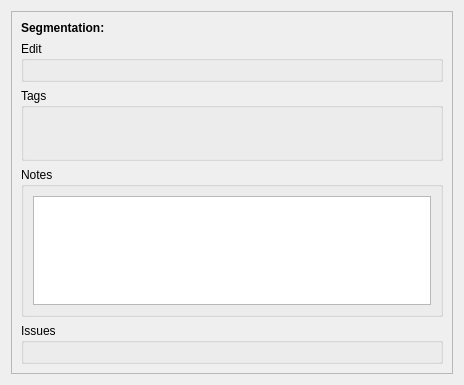
<?xml version="1.0" encoding="UTF-8"?>
<ui version="4.0">
 <class>SegmentationProperties</class>
 <widget class="QWidget" name="SegmentationProperties">
  <property name="geometry">
   <rect>
    <x>0</x>
    <y>0</y>
    <width>464</width>
    <height>385</height>
   </rect>
  </property>
  <property name="windowTitle">
   <string>Segmentation Information</string>
  </property>
  <property name="windowIcon">
   <iconset resource="../../rsc/espina.qrc">
    <normaloff>:/espina/espina.svg</normaloff>:/espina/espina.svg</iconset>
  </property>
  <layout class="QVBoxLayout" name="verticalLayout">
   <item>
    <widget class="QScrollArea" name="scrollArea">
     <property name="widgetResizable">
      <bool>true</bool>
     </property>
     <widget class="QWidget" name="scrollAreaWidgetContents">
      <property name="geometry">
       <rect>
        <x>0</x>
        <y>0</y>
        <width>444</width>
        <height>365</height>
       </rect>
      </property>
      <layout class="QVBoxLayout" name="verticalLayout_2">
       <item>
        <layout class="QHBoxLayout" name="horizontalLayout">
         <item>
          <widget class="QLabel" name="label">
           <property name="sizePolicy">
            <sizepolicy hsizetype="Maximum" vsizetype="Preferred">
             <horstretch>0</horstretch>
             <verstretch>0</verstretch>
            </sizepolicy>
           </property>
           <property name="font">
            <font>
             <weight>75</weight>
             <bold>true</bold>
            </font>
           </property>
           <property name="text">
            <string>Segmentation:</string>
           </property>
          </widget>
         </item>
         <item>
          <widget class="QLabel" name="segmentation">
           <property name="text">
            <string/>
           </property>
          </widget>
         </item>
        </layout>
       </item>
       <item>
        <widget class="QGroupBox" name="refineGroup">
         <property name="title">
          <string>Edit</string>
         </property>
         <layout class="QVBoxLayout" name="verticalLayout_3"/>
        </widget>
       </item>
       <item>
        <widget class="QGroupBox" name="tagsGroup">
         <property name="title">
          <string>Tags</string>
         </property>
         <layout class="QHBoxLayout" name="horizontalLayout_2">
          <item>
           <widget class="QPushButton" name="manageTags">
            <property name="sizePolicy">
             <sizepolicy hsizetype="Fixed" vsizetype="Fixed">
              <horstretch>0</horstretch>
              <verstretch>0</verstretch>
             </sizepolicy>
            </property>
            <property name="minimumSize">
             <size>
              <width>32</width>
              <height>32</height>
             </size>
            </property>
            <property name="maximumSize">
             <size>
              <width>32</width>
              <height>32</height>
             </size>
            </property>
            <property name="baseSize">
             <size>
              <width>32</width>
              <height>32</height>
             </size>
            </property>
            <property name="toolTip">
             <string>Create new tag</string>
            </property>
            <property name="text">
             <string/>
            </property>
            <property name="icon">
             <iconset resource="../../rsc/espina.qrc">
              <normaloff>:/espina/tag_create.svg</normaloff>:/espina/tag_create.svg</iconset>
            </property>
            <property name="iconSize">
             <size>
              <width>22</width>
              <height>22</height>
             </size>
            </property>
            <property name="flat">
             <bool>true</bool>
            </property>
           </widget>
          </item>
          <item>
           <widget class="QLabel" name="tags">
            <property name="text">
             <string/>
            </property>
           </widget>
          </item>
         </layout>
        </widget>
       </item>
       <item>
        <widget class="QGroupBox" name="notesGroup">
         <property name="title">
          <string>Notes</string>
         </property>
         <layout class="QVBoxLayout" name="verticalLayout_4">
          <item>
           <widget class="QTextEdit" name="notes"/>
          </item>
         </layout>
        </widget>
       </item>
       <item>
        <widget class="QGroupBox" name="issuesGroup">
         <property name="title">
          <string>Issues</string>
         </property>
         <layout class="QVBoxLayout" name="verticalLayout_7"/>
        </widget>
       </item>
      </layout>
     </widget>
    </widget>
   </item>
  </layout>
 </widget>
 <resources>
  <include location="../../rsc/espina.qrc"/>
 </resources>
 <connections/>
</ui>
